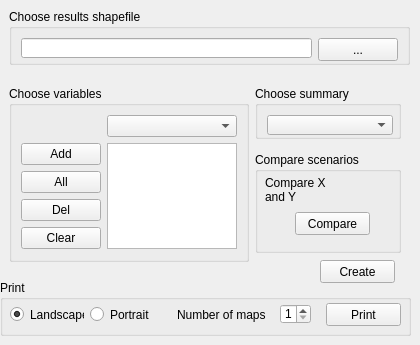
            <widget class="QWidget" name="staticTab">
             <attribute name="title">
              <string>&amp;Static maps</string>
             </attribute>
             <widget class="QGroupBox" name="resultsFileBox">
              <property name="geometry">
               <rect>
                <x>9</x>
                <y>9</y>
                <width>401</width>
                <height>56</height>
               </rect>
              </property>
              <property name="sizePolicy">
               <sizepolicy hsizetype="Preferred" vsizetype="Preferred">
                <horstretch>0</horstretch>
                <verstretch>0</verstretch>
               </sizepolicy>
              </property>
              <property name="title">
               <string>Choose results shapefile</string>
              </property>
              <layout class="QGridLayout" name="gridLayout_8">
               <item row="0" column="0">
                <widget class="QLineEdit" name="resultsFileEdit">
                 <property name="minimumSize">
                  <size>
                   <width>0</width>
                   <height>20</height>
                  </size>
                 </property>
                </widget>
               </item>
               <item row="0" column="1">
                <widget class="QPushButton" name="resultsFileButton">
                 <property name="minimumSize">
                  <size>
                   <width>0</width>
                   <height>23</height>
                  </size>
                 </property>
                 <property name="text">
                  <string>...</string>
                 </property>
                </widget>
               </item>
              </layout>
             </widget>
             <widget class="QGroupBox" name="variablesBox">
              <property name="geometry">
               <rect>
                <x>9</x>
                <y>86</y>
                <width>240</width>
                <height>176</height>
               </rect>
              </property>
              <property name="title">
               <string>Choose variables</string>
              </property>
              <layout class="QGridLayout" name="gridLayout_15">
               <item row="0" column="1">
                <widget class="QComboBox" name="variableCombo">
                 <property name="toolTip">
                  <string>Select variable to be added to list.</string>
                 </property>
                </widget>
               </item>
               <item row="1" column="0">
                <widget class="QPushButton" name="addButton">
                 <property name="toolTip">
                  <string>Add chosen variable to list.</string>
                 </property>
                 <property name="text">
                  <string>Add</string>
                 </property>
                </widget>
               </item>
               <item row="1" column="1" rowspan="4">
                <widget class="QListWidget" name="variableList">
                 <property name="font">
                  <font>
                   <family>MS Shell Dlg 2</family>
                  </font>
                 </property>
                 <property name="editTriggers">
                  <set>QAbstractItemView::NoEditTriggers</set>
                 </property>
                 <property name="showDropIndicator" stdset="0">
                  <bool>false</bool>
                 </property>
                </widget>
               </item>
               <item row="2" column="0">
                <widget class="QPushButton" name="allButton">
                 <property name="toolTip">
                  <string>Add all variables in current output table to list</string>
                 </property>
                 <property name="text">
                  <string>All</string>
                 </property>
                </widget>
               </item>
               <item row="3" column="0">
                <widget class="QPushButton" name="delButton">
                 <property name="toolTip">
                  <string>Delete selected variable from list.</string>
                 </property>
                 <property name="text">
                  <string>Del</string>
                 </property>
                </widget>
               </item>
               <item row="4" column="0">
                <widget class="QPushButton" name="clearButton">
                 <property name="toolTip">
                  <string>Remove all variables from the list.</string>
                 </property>
                 <property name="text">
                  <string>Clear</string>
                 </property>
                </widget>
               </item>
              </layout>
             </widget>
             <widget class="QGroupBox" name="summaryBox">
              <property name="geometry">
               <rect>
                <x>255</x>
                <y>86</y>
                <width>146</width>
                <height>53</height>
               </rect>
              </property>
              <property name="title">
               <string>Choose summary</string>
              </property>
              <layout class="QGridLayout" name="gridLayout_14">
               <item row="0" column="0">
                <widget class="QComboBox" name="summaryCombo">
                 <property name="minimumSize">
                  <size>
                   <width>126</width>
                   <height>20</height>
                  </size>
                 </property>
                </widget>
               </item>
              </layout>
             </widget>
             <widget class="QPushButton" name="saveButton">
              <property name="geometry">
               <rect>
                <x>320</x>
                <y>260</y>
                <width>75</width>
                <height>23</height>
               </rect>
              </property>
              <property name="toolTip">
               <string>Write data to results shapefile and display summary values for selected variable.</string>
              </property>
              <property name="text">
               <string>Create</string>
              </property>
             </widget>
             <widget class="QGroupBox" name="printGroup">
              <property name="geometry">
               <rect>
                <x>0</x>
                <y>280</y>
                <width>411</width>
                <height>56</height>
               </rect>
              </property>
              <property name="title">
               <string>Print</string>
              </property>
              <widget class="QRadioButton" name="landscapeButton">
               <property name="geometry">
                <rect>
                 <x>10</x>
                 <y>26</y>
                 <width>74</width>
                 <height>17</height>
                </rect>
               </property>
               <property name="text">
                <string>Landscape</string>
               </property>
               <property name="checked">
                <bool>true</bool>
               </property>
              </widget>
              <widget class="QRadioButton" name="portraitButton">
               <property name="geometry">
                <rect>
                 <x>90</x>
                 <y>26</y>
                 <width>59</width>
                 <height>17</height>
                </rect>
               </property>
               <property name="text">
                <string>Portrait</string>
               </property>
              </widget>
              <widget class="QLabel" name="label_15">
               <property name="geometry">
                <rect>
                 <x>177</x>
                 <y>25</y>
                 <width>91</width>
                 <height>20</height>
                </rect>
               </property>
               <property name="text">
                <string>Number of maps</string>
               </property>
              </widget>
              <widget class="QSpinBox" name="printCount">
               <property name="geometry">
                <rect>
                 <x>280</x>
                 <y>24</y>
                 <width>31</width>
                 <height>20</height>
                </rect>
               </property>
               <property name="minimum">
                <number>1</number>
               </property>
               <property name="maximum">
                <number>6</number>
               </property>
              </widget>
              <widget class="QPushButton" name="printButton">
               <property name="geometry">
                <rect>
                 <x>326</x>
                 <y>23</y>
                 <width>75</width>
                 <height>23</height>
                </rect>
               </property>
               <property name="toolTip">
                <string>Create print composition.</string>
               </property>
               <property name="text">
                <string>Print</string>
               </property>
              </widget>
             </widget>
             <widget class="QGroupBox" name="compareGroup">
              <property name="geometry">
               <rect>
                <x>255</x>
                <y>152</y>
                <width>146</width>
                <height>101</height>
               </rect>
              </property>
              <property name="title">
               <string>Compare scenarios</string>
              </property>
              <widget class="QLabel" name="compareLabel">
               <property name="geometry">
                <rect>
                 <x>10</x>
                 <y>23</y>
                 <width>82</width>
                 <height>31</height>
                </rect>
               </property>
               <property name="minimumSize">
                <size>
                 <width>0</width>
                 <height>0</height>
                </size>
               </property>
               <property name="text">
                <string>&lt;html&gt;&lt;head/&gt;&lt;body&gt;&lt;p&gt;Compare X&lt;br&gt;and Y&lt;/p&gt;&lt;/body&gt;&lt;/html&gt;</string>
               </property>
              </widget>
              <widget class="QPushButton" name="compareButton">
               <property name="geometry">
                <rect>
                 <x>40</x>
                 <y>60</y>
                 <width>75</width>
                 <height>23</height>
                </rect>
               </property>
               <property name="text">
                <string>Compare</string>
               </property>
              </widget>
             </widget>
            </widget>
